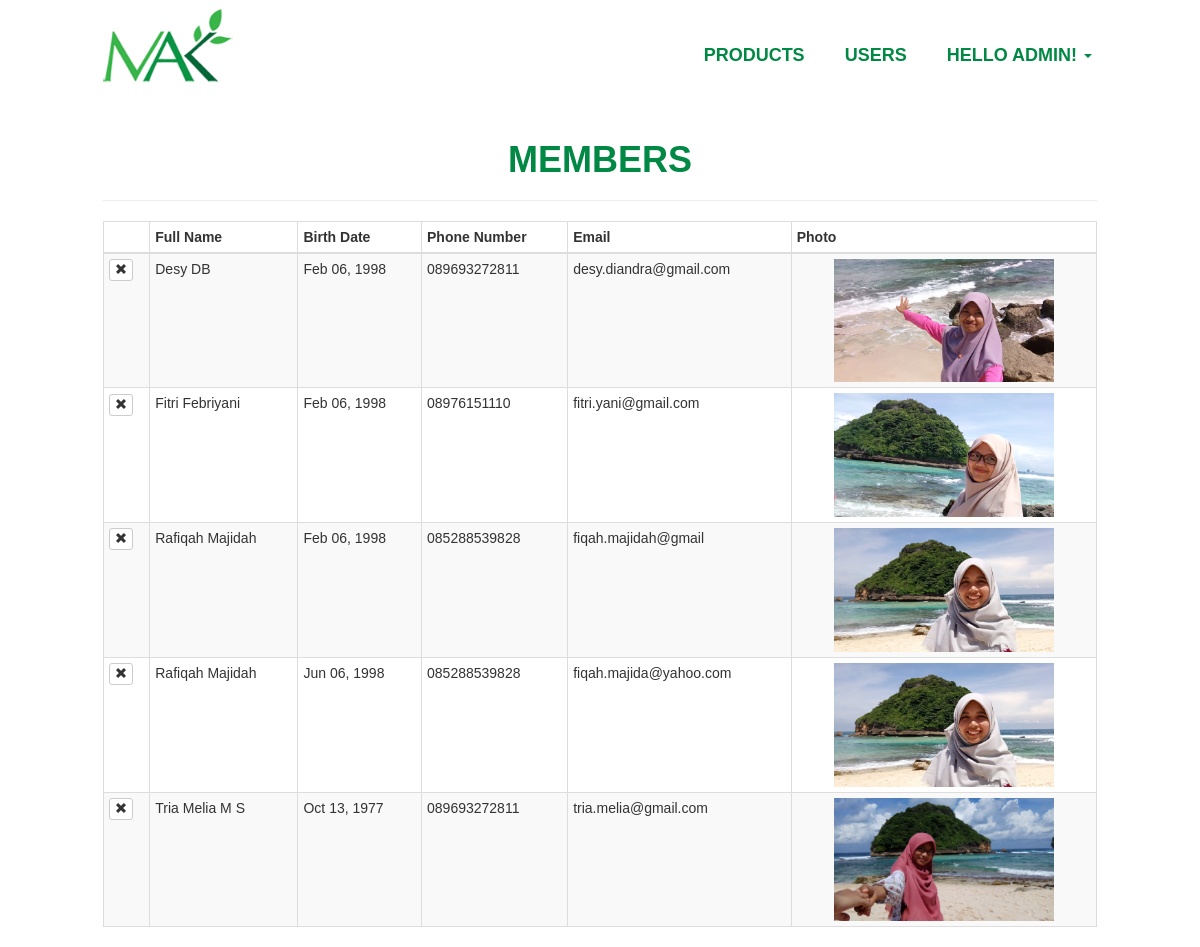
Screenshot of /user/admin-user.php (signed in) with the database file from the repository.
### tables this page shows
CREATE TABLE `users` (
  `id` int(11) NOT NULL,
  `full_name` varchar(200) NOT NULL,
  `birth_date` date NOT NULL,
  `no_hp` varchar(200) NOT NULL,
  `image` varchar(200) NOT NULL,
  `email` varchar(200) NOT NULL,
  `password` varchar(200) NOT NULL,
  `type` enum('admin','member') NOT NULL DEFAULT 'member'
);

### core/connection.php (called while the page is built, shortened)
<?php
	$mysqli = mysqli_connect('localhost', 'root', '', 'projectakhir');
	if(isset($_SESSION["sess_usertype"])){
		$user_id = $_SESSION["sess_user_id"];
		$query = $mysqli->query("SELECT * FROM users WHERE id = '$user_id'");
		$user_data = mysqli_fetch_assoc($query);
	}
?>

### user/helpers/error.php (called while the page is built, shortened)
<?php
	function pretty_date($date){
		return date("M d, Y", strtotime($date));
	}
?>

### user/admin-user.php (the view, shortened to what this page needs)
<?php
	require_once $_SERVER["DOCUMENT_ROOT"]."/pemweb/projectakhir/core/connection.php";
	include "includes/admin-head.php";
	include "includes/admin-navbar.php";
	include "helpers/error.php";
	$userQuery = $mysqli->query("SELECT * FROM users WHERE type = 'member' ORDER BY full_name");
?>
<div class="container products-page">
	<h1 class="text-center">Members</h1>
	<hr>
	<table class="table table-bordered table-condensed table-striped">
		<thead>
			<th></th>
			<th>Full Name</th>
			<th>Birth Date</th>
			<th>Phone Number</th>
			<th>Email</th>
			<th>Photo</th>
		</thead>
		<?php while($users = mysqli_fetch_assoc($userQuery)) :?>
			<tr>
				<td>
				<?php
				$saved_image = (($users["image"] != "")?$users["image"] : $users["image"]);
				?>
					<a href="admin-user.php?delete=<?=$users["id"]; ?>" class="btn btn-xs btn-default"><span class="glyphicon glyphicon-remove"></span></a>
				</td>
				<td><?= $users["full_name"]; ?></td>
				<td><?= pretty_date($users["birth_date"]); ?></td>
				<td><?= $users["no_hp"];?></td>
				<td><?= $users["email"];?></td>
				<td class="text-center">
					<div class="saved-image">
					<img src="<?=$saved_image;?>">
				</td>
			</tr>
		<?php endwhile; ?>
	</table>
</div>
<?php
	include "includes/footer.php";
?>

### user/includes/admin-head.php (shortened to what this page needs)
<!DOCTYPE html>
<html lang="en">
<head>
    <link href="../css/bootstrap.min.css" rel="stylesheet">
	<link href="../css/style.css" rel="stylesheet">
</head>
<body>

### user/includes/admin-navbar.php (shortened to what this page needs)
	<div class="container">
	<nav class="navbar navbar-default navbar-fixed-top">
		<div class="container">
            <div class="row">
				<div class="col-md-3 col-sm-8 col-xs-12">
					<div class="navbar-header">
						<a class="navbar-brand" href="#">
							<img alt="Brand" class="img-responsive img-logo" src="../img/mak.png">
						</a>
					</div>
				</div>
				<div class="col-md-9 col-sm-4 col-xs-12">
					<div class="collapse navbar-collapse" id="bs-example-navbar-collapse-1">
						<ul class="nav navbar-nav navbar-right menu-top">
							<li><a href="admin-products.php">Products</a></li>
							<li><a href="admin-user.php">Users</a></li>
							<li class="dropdown">
								<a href="#" class="dropdown-toggle" data-toggle="dropdown">Hello <?=$user_data["full_name"]?>!
									<span class="caret"></span>
								</a>
							</li>
						</ul>
					</div>
				</div>
            </div>
		</div>
    </nav>
</div>

### user/includes/footer.php (shortened to what this page needs)
</body>
</html>

### css/style.css (style rules this page uses)
body { font-family: 'Oswald', sans-serif; font-weight: 400; padding-top: 20px; line-height: 2; }
.navbar-default { background-color: #FFF; border-color: transparent; }
.img-logo { margin-top: -10px; margin-right: 0px; width: 130px; height: auto; }
.navbar-fixed-top .menu-top, .form-signin-heading { margin-top: 30px; margin-bottom: 20px; text-transform: uppercase; font-weight: 900; font-size: 18px; }
.navbar-fixed-top .menu-top>li>a { padding: 15px 0px 15px 0px; margin-left: 20px; margin-right: 20px; color: #084; }
.products-page { margin-top: 100px; }
.saved-image img { width: 220px; height: auto; }
.products-page h1 { text-transform: uppercase; font-weight: 900; font-size: 36px; color: #084; }
@media (min-width: 769px) { .container { max-width: 1024px; } }

### rows the page displays
users: full_name "ADMIN"
users: full_name "Desy DB", birth_date "Feb 06, 1998", no_hp "089693272811", email "desy.diandra@gmail.com", image (picture)
users: full_name "Fitri Febriyani", birth_date "Feb 06, 1998", no_hp "08976151110", email "fitri.yani@gmail.com", image (picture)
users: full_name "Rafiqah Majidah", birth_date "Feb 06, 1998", no_hp "085288539828", email "fiqah.majidah@gmail", image (picture)
users: full_name "Rafiqah Majidah", birth_date "Jun 06, 1998", no_hp "085288539828", email "fiqah.majida@yahoo.com", image (picture)
users: full_name "Tria Melia M S", birth_date "Oct 13, 1977", no_hp "089693272811", email "tria.melia@gmail.com", image (picture)
